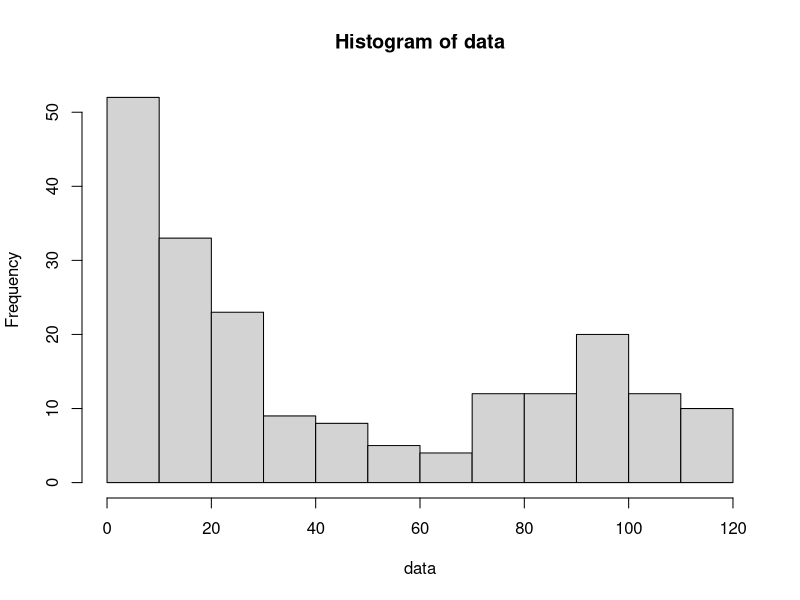
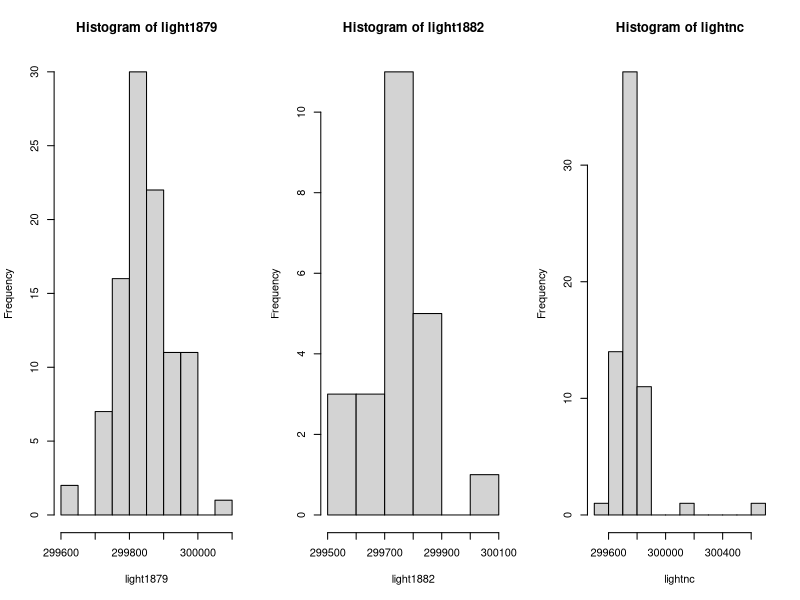
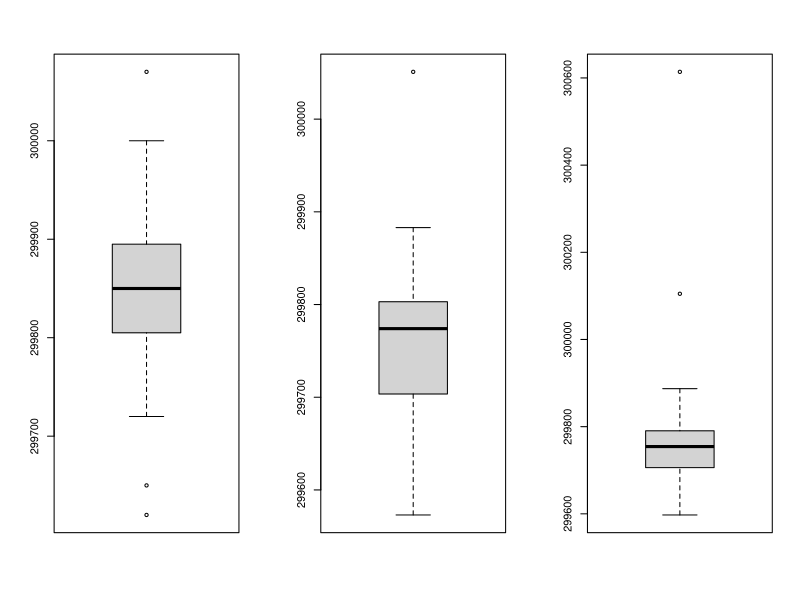
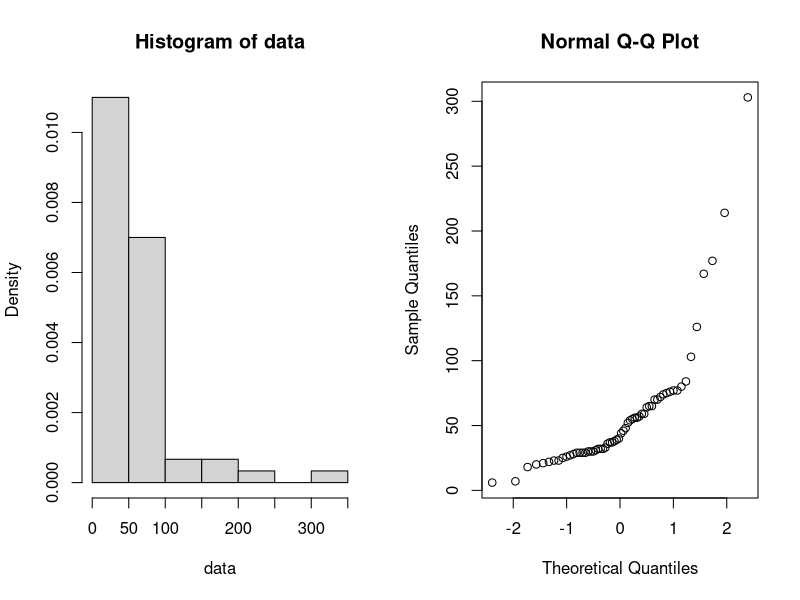
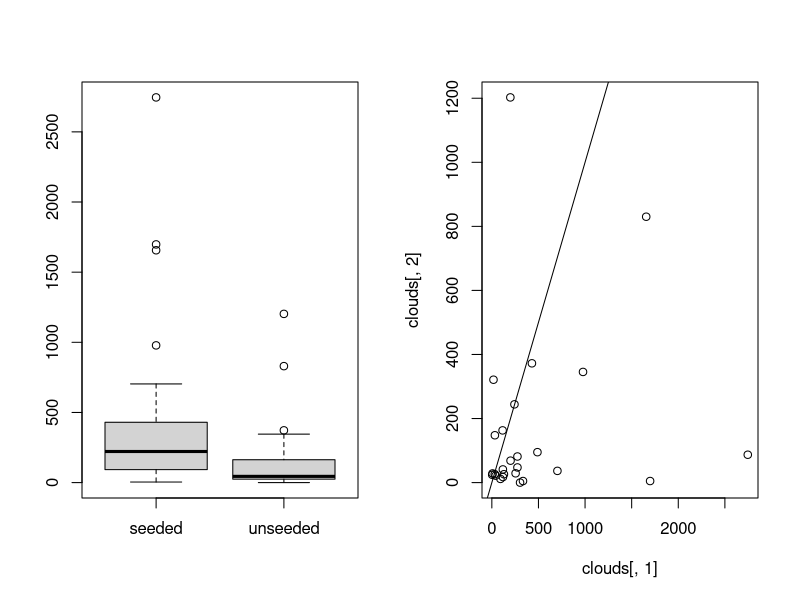
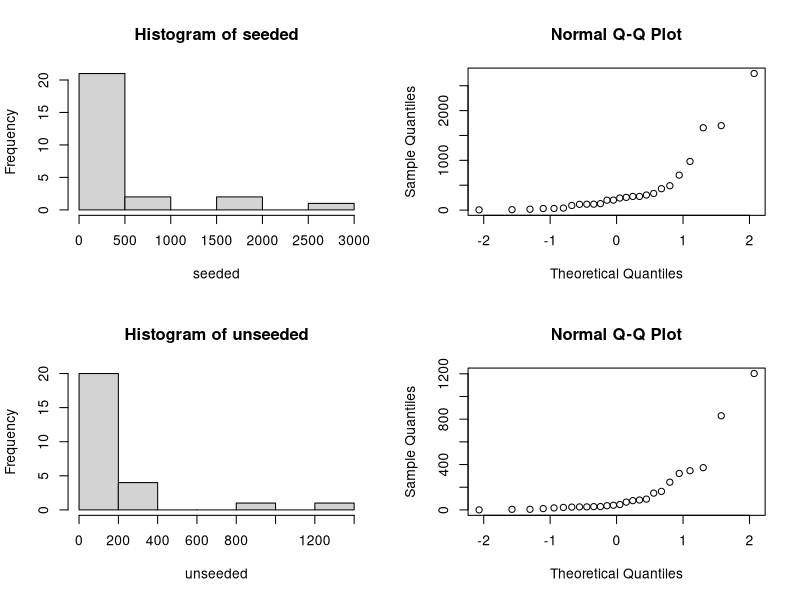
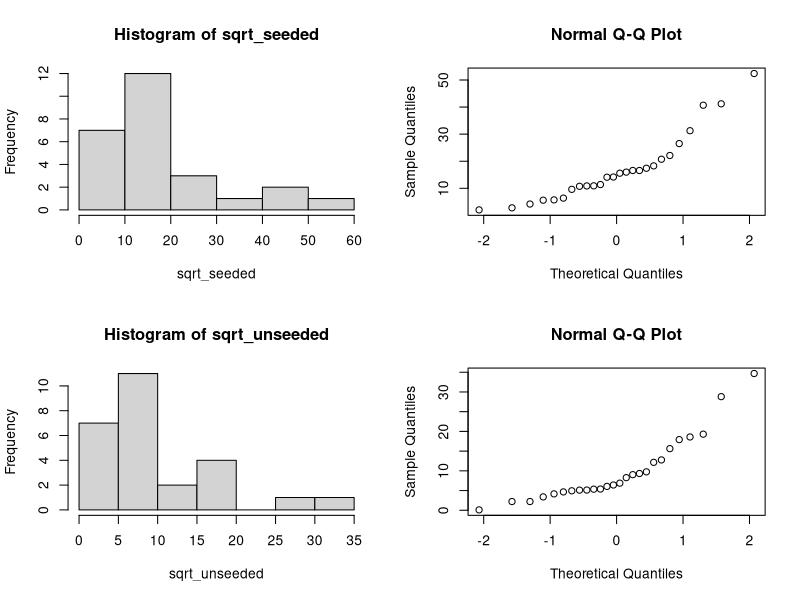
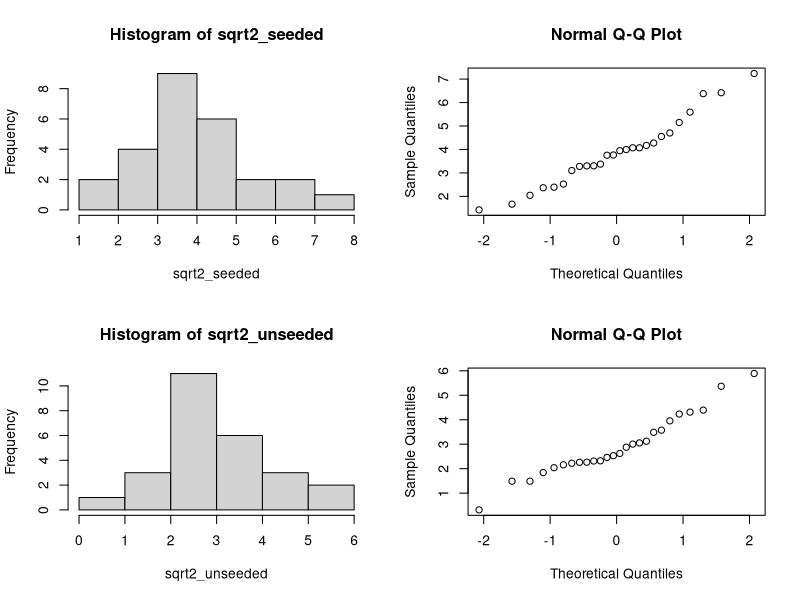

Here is the R script that generated these plots, in order:
## ---- chunk 1
library(knitr)
## ---- chunk 2
data = read.table("telephone.txt", header=TRUE)
data = data[,1]

seqconst = seq(0.01,0.1,0.001)
constindex = 1
parr = numeric(length(seqconst))

x=seq(0,max(data),length=1000)

t_stat = median(data)
B = 1000
tstar = numeric(B)
n = length(data)
## ---- chunk 3

for(j in seqconst){
  for(i in 1:B){
    xstar = rexp(n,j)
    tstar[i] = median(xstar)
  }
  
  pl = sum(tstar<t_stat)/B
  pr=sum(tstar>t_stat)/B
  p = 2*min(pl,pr)
  parr[constindex] = p
  constindex = constindex+1
}

seqconst[parr>0.05]
## ---- chunk 4
hist(data)
## ---- chunk 5
light1879 = scan("light1879.txt")
light1882 = scan("light1882.txt")
lightnc = scan("light.txt")

light1879 = light1879 + 299000
light1882 = light1882 + 299000
lightnc = 7442000 / (lightnc / 1000 + 24.8)
## ---- chunk 6
par(mfrow = c(1, 3))
hist(light1879)
hist(light1882)
hist(lightnc)

boxplot(light1879)
boxplot(light1882)
boxplot(lightnc)
## ---- chunk 7
error1 = qnorm(0.975) * sd(light1879) / sqrt(length(light1879))
T1 = mean(light1879)
c(T1 - error1, T1 + error1)

error2 = qnorm(0.975) * sd(light1882) / sqrt(length(light1882))
T2 = mean(light1882)
c(T2 - error2, T2 + error2)
## ---- chunk 8
B = 1000
Tstar = numeric(B)
for (i in 1:B) {
  Xstar = sample(lightnc, replace = TRUE)
  Tstar[i] = mean(Xstar)
}
Tstar25 = quantile(Tstar, 0.025)
Tstar975 = quantile(Tstar, 0.975)

T3 = mean(lightnc)
c(2 * T3 - Tstar975, 2 * T3 - Tstar25)
## ---- chunk 9
data = scan("klm.txt")
par(mfrow=c(1,2))
hist(data, prob=T)
qqnorm(data)
## ---- chunk 10
# m0 = 31 - expected median duration
m0 = 31
ns = sum(data <= m0) #number of successes
nt = length(data) #number of trials
result = binom.test(ns,nt,p=0.5) # p=0.5 - we consider median duration (N/2)
result
p = result[[3]]
p
## ---- chunk 11
ns2 = sum(data > 72); # amount of deliveries that exceeded 72 days
result = binom.test(ns2,nt,p=0.1) # p=0.1 - we consider that at most 10% of data is successfull
result
p = result[[3]]
p
## ---- chunk 12
clouds = read.table("clouds.txt",header=TRUE)
par(mfrow=c(1,2))
boxplot(clouds[,1],clouds[,2],names=c("seeded","unseeded"))
plot(clouds[,1],clouds[,2])
abline(0,1)

seeded = clouds[,1]
unseeded = clouds[,2]
## ---- chunk 13
cor.test(seeded,unseeded,method="spearman")
## ---- chunk 14
par(mfrow=c(2,2))
hist(seeded)
qqnorm(seeded)
hist(unseeded)
qqnorm(unseeded)
## ---- chunk 15
t.test(seeded,unseeded)
## ---- chunk 16
wilcox.test(seeded,unseeded)
## ---- chunk 17
ks.test(seeded,unseeded)
## ---- chunk 18
sqrt_seeded = sqrt(seeded)
sqrt_unseeded = sqrt(unseeded)

par(mfrow=c(2,2))
hist(sqrt_seeded)
qqnorm(sqrt_seeded)
hist(sqrt_unseeded)
qqnorm(sqrt_unseeded)
## ---- chunk 19
t.test(sqrt_seeded,sqrt_unseeded)
## ---- chunk 20
wilcox.test(sqrt_seeded,sqrt_unseeded)
## ---- chunk 21
ks.test(sqrt_seeded,sqrt_unseeded)
## ---- chunk 22
sqrt2_seeded = sqrt(sqrt(seeded))
sqrt2_unseeded = sqrt(sqrt(unseeded))

par(mfrow=c(2,2))
hist(sqrt2_seeded)
qqnorm(sqrt2_seeded)
hist(sqrt2_unseeded)
qqnorm(sqrt2_unseeded)
## ---- chunk 23
t.test(sqrt2_seeded,sqrt2_unseeded)
## ---- chunk 24
wilcox.test(sqrt2_seeded,sqrt2_unseeded)
## ---- chunk 25
ks.test(sqrt2_seeded,sqrt2_unseeded)
## ---- chunk 26
peruvians = read.csv(file = "peruvians.txt", header = TRUE, sep = " ")
peruvians = peruvians[, -c(5, 6, 7)]

pairs(peruvians, panel=panel.smooth)
## ---- chunk 27
attach(peruvians)
variables = c("age", "weight", "length", "wrist", "systolic", "diastolic")

corr = numeric(length(variables))
corr[1] = cor.test(age, migration, method = "spearman")[[4]]
corr[2] = cor.test(weight, migration, method = "spearman")[[4]]
corr[3] = cor.test(length, migration, method = "spearman")[[4]]
corr[4] = cor.test(wrist, migration, method = "spearman")[[4]]
corr[5] = cor.test(systolic, migration, method = "spearman")[[4]]
corr[6] = cor.test(diastolic, migration, method = "spearman")[[4]]
detach(peruvians)

tbl = matrix(c(variables, corr), ncol = 2)
kable(tbl, col.names = c("variable", "correlation"))
## ---- chunk 28
par(mfrow=c(2,2))
data = read.table("run.txt", header=TRUE)
before = data[,1]
after = data[,2]
soft_d_before = before[1:12]
soft_d_after = after[1:12]
energy_d_before = before[13:24]
energy_d_after = after[13:24]
drink_type = data[,3]
## ---- chunk 29
min(before);mean(before);max(before);median(before)
min(after);mean(after);max(after);median(after)


plot(data)
hist(before, freq=FALSE); lines(density(before), col="red",lwd=2)
hist(after, freq=FALSE); lines(density(after), col="red", lwd=2) 
## ---- chunk 30
#Q2
#test difference in speed before and after soft drink
t.test(soft_d_before, soft_d_after, paired=TRUE)

#test difference in speed before and after energy drink
t.test(energy_d_before, energy_d_after, paired=TRUE)
## ---- chunk 31
diffarr = numeric(length(before))
 for(i in 1:length(before)){
   diffarr[i] = abs(after[i]-before[i])
 }
 
 drinkframe=data.frame(difference=diffarr, variety=factor(data[,3]))
 
 drinkaov = lm(difference~variety,data=drinkframe)
 anova(drinkaov)
 summary(drinkaov)
## ---- chunk 32
res = residuals(drinkaov)
## ---- chunk 33
qqnorm(res); qqline(res)
